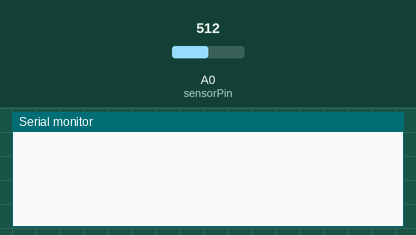
Recording of a sketch running on a simulated Arduino Uno, built with avr-gcc and run on an emulated ATmega328P. Parts: the last lines printed to the serial monitor. The test bench sets the inputs (shaded band); at power-on: A0 (sensorPin) = 512.

Above: at 1.3 s.
1.4 s: A0 (sensorPin) set to 527
At 4.1 s:
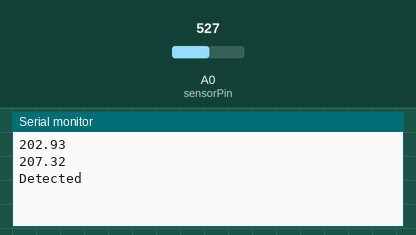
4.4 s: A0 (sensorPin) set to 511
At 9.8 s:
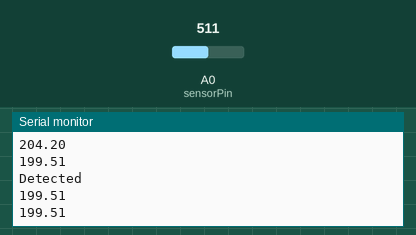
Timing chart, 0 to 11.3 s (numbered marks = the images above; inputs shaded):
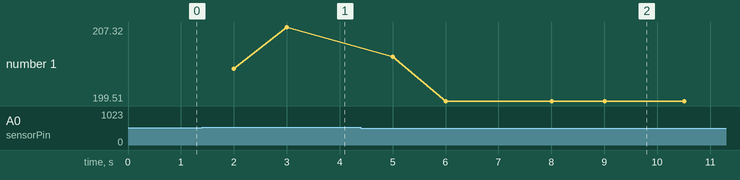

The sketch:

temperatureReading.ino
```cpp
void setup() {
  Serial.begin(9600);
}

void loop() {
  float ambientT = getAmbientT();
  Serial.println(ambientT);

  while(!candleDetected(ambientT)){
    delay(500);
  }
  Serial.println("Detected");
}

float getAmbientT() {
  /*
   * returns ambient Temperature of the surroundings.
   * To be called during start up of device.
   * Value needed for candleDetection.
   */
  const int sensorPin = A0; //Arduino analog Pin
  const int WaitTime = 500; //milliseconds between each temperature scan.
  const int samples = 5; //Number of samples used in average

  int sensorSum = analogRead(sensorPin);

  for (int i = 1; i < samples; i++) {
    delay(WaitTime);
    sensorSum += analogRead(sensorPin);
  }

  float sensorVal = sensorSum/(samples*1.0);
  float voltage = (sensorVal/1024.0) * 5.0;

  float temperature = (voltage - 0.5) * 100;

  return temperature;
}

bool candleDetected(float ambientT) {
  /*
   * Requires an input of the ambiet temperature of the surrounding
   * to be taken during start up.
   * Takes a specified amount of temperature readings spaced out by
   * a wait time. Then averages the values to get a more accurate value.
   * Boolean returned whether difference is greater than threshold.
   */
  const int sensorPin = A0; //Arduino analog Pin
  const int WaitTime = 500; //milliseconds between each temperature scan.
  const int samples = 3; //Number of samples used in average
  const float threshold = 0.5; //temperature change that signifies candle is present

  int sensorSum = analogRead(sensorPin);

  for (int i = 1; i < samples; i++) {
    delay(WaitTime);
    sensorSum += analogRead(sensorPin);
  }

  float sensorVal = sensorSum/(samples*1.0);
  float voltage = (sensorVal/1024.0) * 5.0;

  float temperature = (voltage - 0.5) * 100;

  Serial.println(temperature);
  return abs(temperature - ambientT) > threshold;
}
```

Measured:
- the behaviour switches between 513 and 514 on A0 (sensorPin) (found by bisection; images 0 and 1)
- after the input at 1.4 s, the serial monitor: prints a new line after 0.60 s (image 1)
- after the input at 4.4 s, the serial monitor: prints a new line after 0.60 s (image 2)
- plotted number 1: 207.32 → 199.51 after the input at 4.4 s
